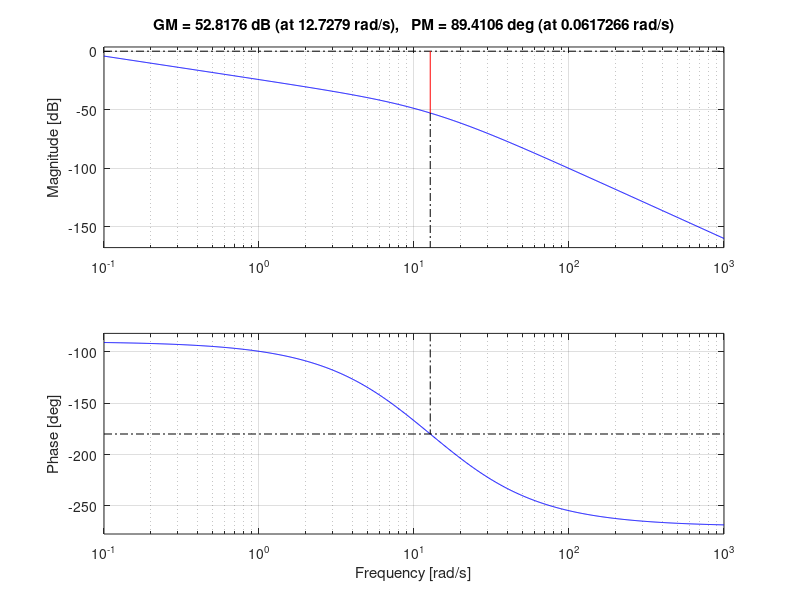
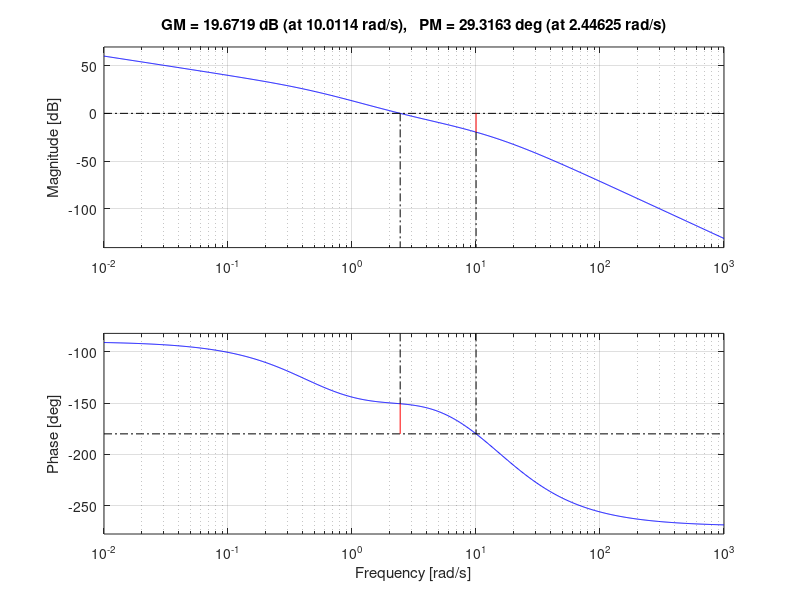
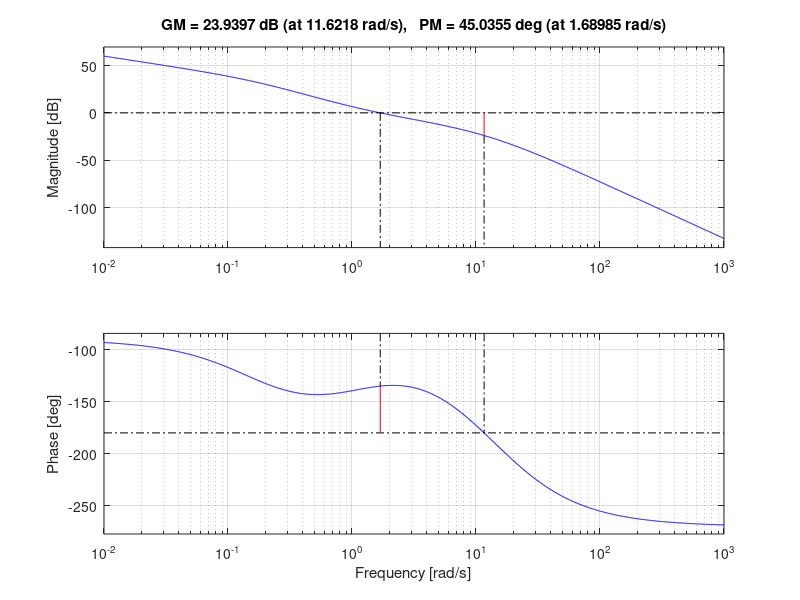

The MATLAB script that drew these images, in order:
%Defining the System:
s = tf('s'); % We need to define the Lapace variable as a continous function to work with it.
num = 10;
den = [1 27 162 0]; % s(s+9)(s+18) = s^3 + 27s^2 + 162sa
G = tf(num, den) 

%Bode plot to find initial Kv and phase margin of the system without
%phase-lead.

figure;
margin(G);
[Gm, Pm, Wcg, Wcp] = margin(G);


%Design parameters for the phase-lead compensator
alpha = 5.828; %Solving for a where phi_m is 45, we have a value of 5.828
T = .3573; %solved for analytically by deriving desried crossover frequency.

% Phase-lead transfer function:
Gc = (s*T + 1) / (s*alpha*T + 1);
K = 161.99; %K needed fpor Kv = 10: (Found analytically) %161.999



%Open-loop transfer function with compensator
OL_TF = K * Gc * G

% Bode plot of system with compensator
figure;
margin(OL_TF);
[Gm, Pm, Wcg, Wcp] = margin(OL_TF);


%Tweaking the parameters, these are the best I could make!
alpha = 7; 
T = .858;

% Phase-lead transfer function:
Gc = (s*T + 1) / (s*alpha*T + 1);
K = 161.99; %K needed fpor Kv = 10: (Found analytically) %161.999

%Open-loop transfer function with compensator
OL_TF = K * Gc * G


% Bode plot of system with compensator
figure;
margin(OL_TF)
[Gm, Pm, Wcg, Wcp] = margin(OL_TF);
